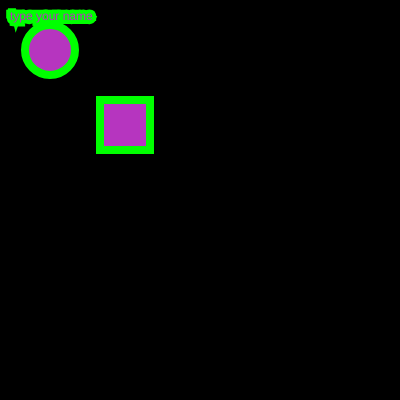
Frame 1 (no input)
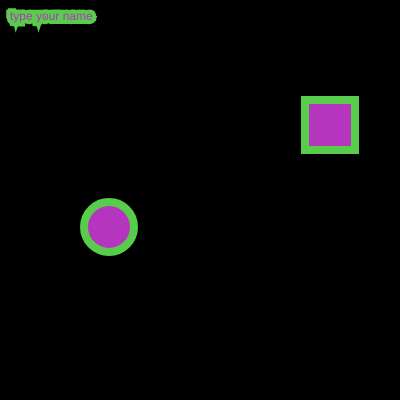
Frame 60 (no input)
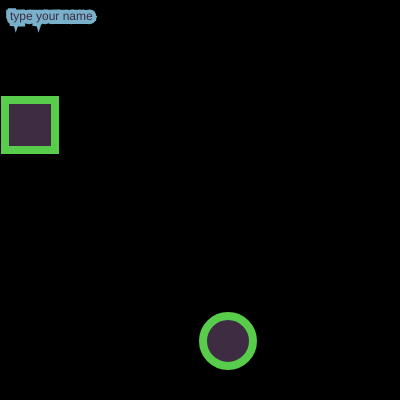
Frame 120 (the mouse pressed at the canvas centre since frame 60)

The p5.js sketch that drew these frames (run headless with seeded random() and noise() and a simulated clock; from frame 60 on, the mouse is pressed at the canvas centre):

// p5.js sketch
// ── sketch.js
var circleX = 50;
var circleY = 50;
var rectX = 100;
var rectY = 100;
var rectSpeed = 5;
var xspeed = 1;
var ySpeed = 3;
var r = 50;
var color3;
var hi;
var p;
var button;
var cButton;
var slider;
var slider2;
var input1;
var nameP;
var sW =8;

function setup() {
  nameP = createP('Your name!')
  nameP.mouseOver(overP)
  nameP.mouseOut(outP)
  
  createCanvas(400, 400);
  color3 = color(random(255), random(255), random(255))
  //stroke is put in once
  stroke(0, 255, 0);
  h1 = createElement('h1', 'Waiting...')
  p = createP()
  button = createButton("change rect speed")
  cButton = createButton("lower circle speed")
  button.mousePressed(changeRectSpeed)
  cButton.mousePressed(lowerCircleSpeed)

  slider = createSlider(10, 130, 50);
  slider2 = createSlider(0, 255, 0);
  slider3 = createSlider(3, 20, 12);
  input1 = createInput("type your name");
  input1.input(updateText);
  slider3.input(updateSize);
  p.style("background-color", "pink");
  p.style('color', color(150,150,255))
  p.mouseOver(changeStyle);
  p.mouseOut(revertStyle);
  //button.mousePressed(changeStyle);
  paragraphs = selectAll('p')
  for (var i = 0; i < paragraphs.length; i++) 
  {paragraphs[i].mouseOver(changeStyle);
   paragraphs[i].mouseOut(revertStyle);                                           
    
  }
}
function updateSize() {
  nameP.style("font-size", slider3.value() + "pt")
}


function changeStyle() {
 this.style("background-color", "black");
  this.style('color', 'white')
}

function revertStyle() {
  this.style("background-color", "green");
  this.style('color', 'blue')
  p.style("background-color", "pink");
  p.style('color', color(150,150,255))
}
function updateText() {
 nameP.html(input1.value()); 
}

function overP(){
  nameP.html('your mouse is over me!');
}
function outP(){
  nameP.html('your mouse is out!');
}
 
function draw() {
  value2 = slider2.value()
  background(value2);
  fill(color3);
  strokeWeight(sW);
  //prevent stroke from repeating again and again so I can change it.
  //stroke(0,255,0);
  ellipse(circleX, circleY, slider.value());
  rect(rectX, rectY, r, r);
  circleX += xspeed
  circleY += ySpeed
  //this make the speed become it's opposite, so that the ball apears to bounce. Depending on the wall, the x or y speed stays the same.
  value = slider.value()
  if (circleX < value/2 +sW/2|| circleX > width - value/2 - sW/2) {
    xspeed *= -1
    color3 = color(random(255), random(255), random(255));
  }
  //I use width and height so that it works even if I change canvas size
  if (circleY < value/2 + sW/2|| circleY > height - value/2 - sW/2) {
    ySpeed *= -1
    color3 = color(random(255), random(255), random(255))

  }
  //I use an or statement to compact code
  rectX += rectSpeed
  if (rectX < 0 +sW/2|| rectX > width - r - sW/2) {
    rectSpeed *= -1;
    stroke(random(0, 255), random(0, 255), random(0, 255))
  }
  h1.position(rectX-50, 550)
  p.position(0, 600)
  text(input1.value(), 10, 20);
  //nameP.html(input1.value());
}

function mousePressed() {
  if (xspeed > 0) {
    xspeed += 1
  } else {
    xspeed -= 1;
  }
  h1.html("Circle speed below")
  p.html("you changed the circles speed! It is " + Math.abs(xspeed))
}

function changeRectSpeed() {
  if (rectSpeed > 0) {
    rectSpeed = random(3, 12)
  } else {
    rectSpeed = random(-1, -5)
  }
}

function lowerCircleSpeed() {
  if (xspeed > 0) {
    xspeed -= 2
  } else {
    xspeed += 2
  }
}

// ── Mondrian-painting.html
function setup() {
  createCanvas(400, 400);
}

function draw() {
  background(230);
  strokeWeight(4);
  fill(0, 80, 180);
  rect(170, 240, 170, 20);
  fill(180, 80, 180);
  strokeWeight(6);
  rect(100, 111, 70, 148);
  fill(0, 140, 60);
  strokeWeight(12);
  rect(178, 114, 158, 119);
  fill(230, 140, 0);
  strokeWeight(3);
  rect(340, 0, 60, 261);
  strokeWeight(7);
  noFill()
  rect(100, 263, 270, 132);
  fill(0, 80, 180);
  rect(370, 265, 40, 130);
  fill(0);
  rect(0, 0, 97, 108);
  fill(230, 30, 70);
  rect(0, 114, 97, 280);
  fill(230, 30, 70);
  strokeWeight(10);
  rect(120,0,215,105);
  fill(0, 80, 180);
  strokeWeight(0);
  rect(100,0,15,109);

}
